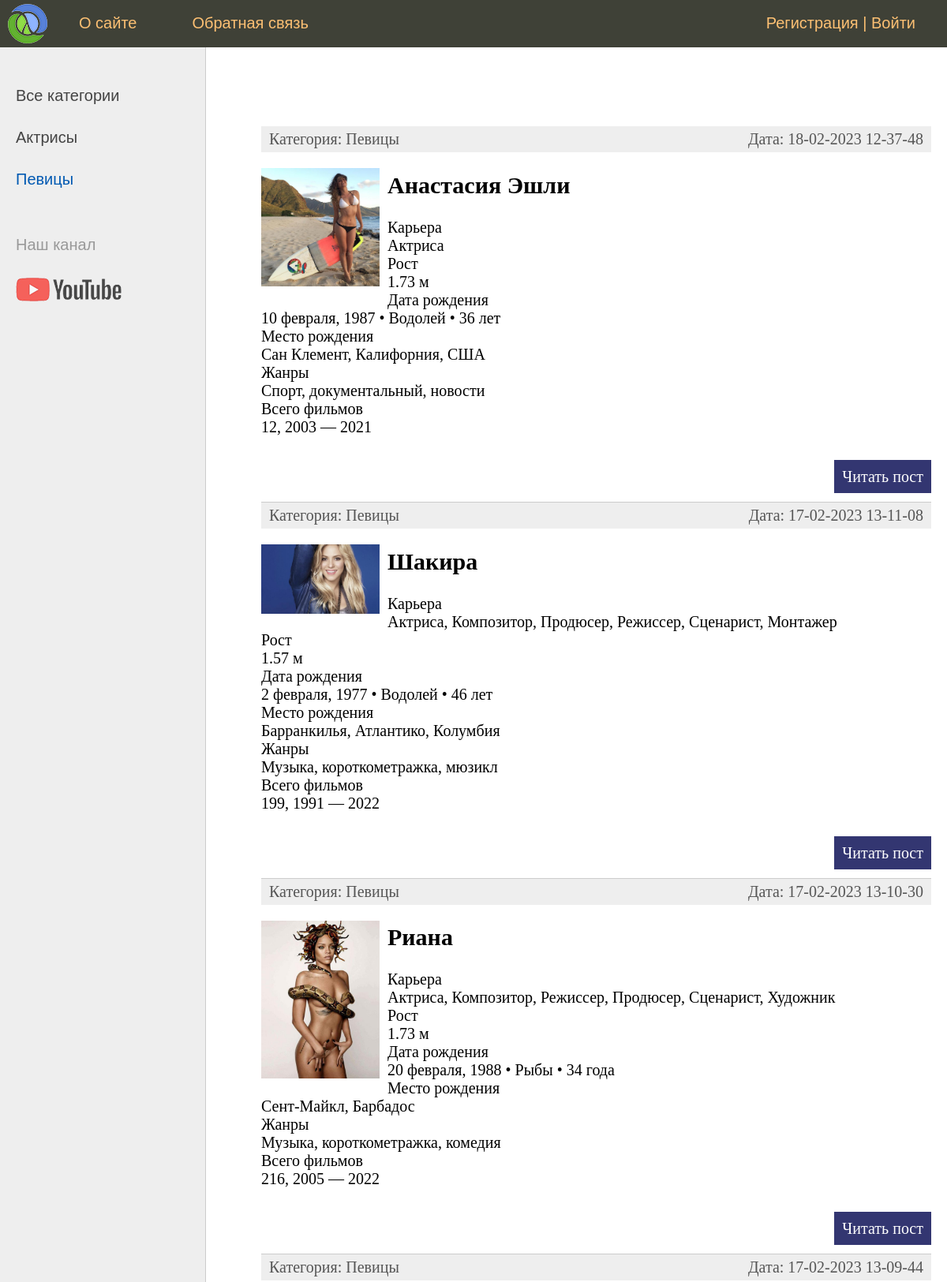
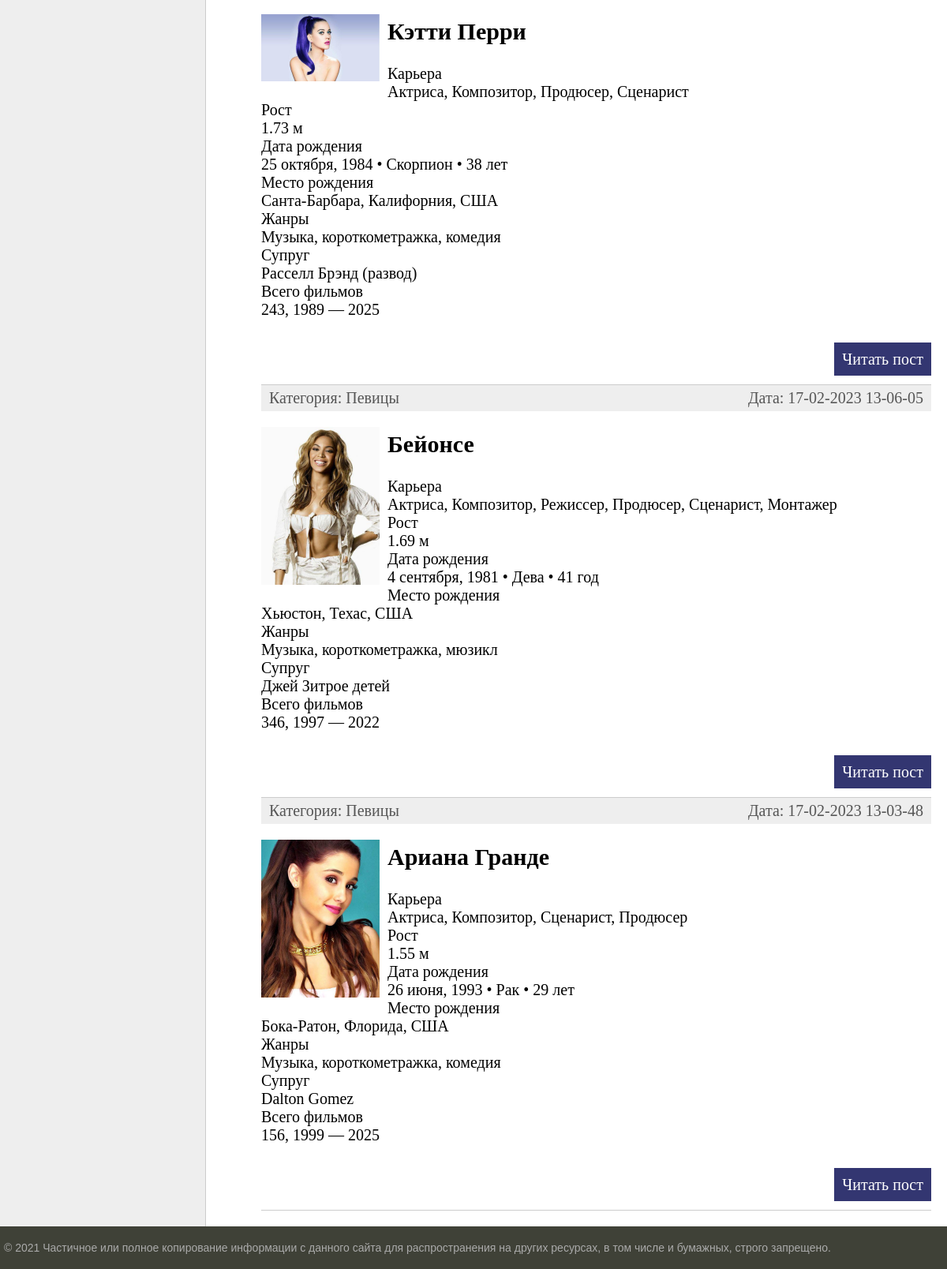
Screenshot of /category/pevicy/ with the database file from the repository (2 pictures, top to bottom).
### women/models.py (models this page shows, shortened)
class Category(models.Model):
    name = models.CharField(max_length=100, db_index=True, verbose_name="Категория")
    slug = models.SlugField(max_length=255, unique=True, db_index=True, verbose_name="URL")
    def __str__(self):
        return self.name
    def get_absolute_url(self):
        return reverse('category', kwargs={'cat_slug': self.slug})
    class Meta:
        verbose_name = 'Категория'
        verbose_name_plural = 'Категории'
        ordering = ['id']

class Women(models.Model):
    title = models.CharField(max_length=255, verbose_name="Заголовок")
    slug = models.SlugField(max_length=255, unique=True, db_index=True, verbose_name="URL")
    content = models.TextField(blank=True, verbose_name="Текст статьи")
    photo = models.ImageField(upload_to="photos/%Y/%m/%d/", verbose_name="Фото")
    time_create = models.DateTimeField(auto_now_add=True, verbose_name="Время создания")
    time_update = models.DateTimeField(auto_now=True, verbose_name="Время изменения")
    is_published = models.BooleanField(default=True, verbose_name="Публикация")
    cat = models.ForeignKey('Category', on_delete=models.PROTECT, verbose_name="Категории")
    def get_absolute_url(self):
        return reverse('post', kwargs={'post_slug': self.slug})
    class Meta:
        verbose_name = 'Известные женщины'
        verbose_name_plural = 'Известные женщины'
        ordering = ['-time_create', 'title']

### women/views.py (the view)
# urls.py: path('category/<slug:cat_slug>/', WomenCategory.as_view(), name='category'),
class WomenCategory(DataMixin, ListView):
    model = Women
    template_name = 'women/index.html'
    context_object_name = 'posts'
    allow_empty = False
    def get_queryset(self):
        return Women.objects.filter(cat__slug=self.kwargs['cat_slug'], is_published=True).select_related('cat')
    def get_context_data(self, *, object_list=None, **kwargs):
        context = super().get_context_data(**kwargs)
        c = Category.objects.get(slug=self.kwargs['cat_slug'])
        c_def = self.get_user_contex(title="категория -" + str(c.name),\
                cat_selected=c.pk)
        return dict(list(context.items()) + list(c_def.items()))

### women/utils.py (called while the page is built)
    def get_user_contex(self, **kwargs):
        context = kwargs
        cats = Category.objects.annotate(Count('women'))
        user_menu = menu.copy()
        if not self.request.user.is_authenticated:
            user_menu.pop(1)
        context['menu'] = user_menu
        context['cats'] = cats
        if 'cat_selected' not in context:
            context['cat_selected'] = 0
        return context

### women/templates/women/index.html (shortened to what this page needs)
{% extends 'women/base.html' %}
{% block content %}
<ul class="list-articles">
	{% for p in posts %}
		<li><div class="article-panel">
			<p class="first">Категория: {{p.cat}}</p>
			<p class="last">Дата: {{p.time_update|date:"d-m-Y H-i-s"}}</p>
		</div>
{% if p.photo %}
			<p><img class="img-article-left thumb" src="{{p.photo.url}}"></p>
{% endif %}
			<h2>{{p.title}}</h2>
	{% autoescape on %}
	{{p.content|linebreaks|truncatewords:50}}
	{% endautoescape %}
			<p class="link-read-post"><a href="{{ p.get_absolute_url }}">Читать пост</a></p>
			</li>
	{% endfor %}
</ul>
{% endblock %}

### women/templates/women/base.html (shortened to what this page needs)
{% load static %}
{% load women_tags %}
<!DOCTYPE html>
<html>
<head>
	<link type="text/css" href="{% static 'women/css/styles.css' %}" rel="stylesheet" />
</head>
<body>
<table class="table-page" border=0 cellpadding="0" cellspacing="0">
<tr><td valign=top>
{% block mainmenu %}
		<div class="header">
			<ul id="mainmenu" class="mainmenu">
			<li class="logo"><a href="{% url 'home' %}"><div class="logo"></div></a></li>
{% for m in menu %}
	<li><a href="{% url m.url_name %}">{{m.title}}</a></li>
{% endfor %}
	{% if request.user.is_authenticated %}
		<li class="last">{{user.username}} | <a href="{% url 'logout' %}">Выйти</a></li>
	{% else %}
		<li class="last"><a href="{% url 'register' %}">Регистрация</a> | <a href="{% url 'login' %}">Войти</a></li>
	{% endif %}
			</ul>
		</div>
{% endblock mainmenu %}
<table class="table-content" border=0 cellpadding="0" cellspacing="0">
<tr>
	<td valign="top" class="left-chapters">
	<ul id="leftchapters">
{% if cat_selected == 0 %}
		<li class="selected">Все категории</li>
{% else %}
		<li><a href="{% url 'home' %}">Все категории</a></li>
{% endif %}
{% for c in cats %}
{% if c.women__count > 0 %}
	{% if c.pk == cat_selected %}
		<li class="selected">{{c.name}}</li>
	{% else %}
		<li><a href="{{ c.get_absolute_url }}">{{c.name}}</a></li>
	{% endif %}
{% endif %}
{% endfor %}
		<li class="share">
		<p>Наш канал</p>
		<a class="share-yt" href="https://www.youtube.com/channel/UClJzWfGWuGJL2t-3dYKcHTA/playlists" target="_blank" rel="nofollow"></a>
		</li>
	</ul>
</td>
<td valign="top" class="content">
	<div class="content-text">
{% block content %}
{% endblock %}
	</div>
</td></tr></table>
</td></tr>
<tr><td valign=top>
	<div id="footer">
		<p>&copy; 2021 Частичное или полное копирование информации с данного сайта для распространения на других ресурсах, в том числе и бумажных, строго запрещено.</p>
	</div>
</td></tr></table>
</body>
</html>

### women/static/women/css/styles.css (style rules this page uses)
html, body { font-family: 'Arial'; margin: 0; padding: 0; height: 100%; width: 100%; color: #444; }
a { color: #0059b2; text-decoration: none; }
img { max-width: 600px; height: auto; }
img.img-article-left { max-width: 300px; height: auto; float: left; padding: 0 10px 10px 0; }
img.img-article-left.thumb { max-width: 150px; height: auto; }
p.link-read-post { text-align: right; }
p.link-read-post a { padding: 10px; min-width: 100px; background: #333671; color: #fff; text-decoration: none; }
div.article-panel { background: #eee; padding: 5px 10px 5px 10px; box-sizing: border-box; overflow: hidden; color: #555; }
div.article-panel p.first { margin: 0; float: left; }
div.article-panel p.last { margin: 0; float: right; }
ul.list-articles { list-style: none; margin: 0; padding: 0; }
ul.list-articles li { border-bottom: 1px solid #ccc; }
.table-page { width: 100%; height: 100%; vertical-align: top; }
.table-page tr { height: 100%; }
.header { background: #3F4137; height: 60px; }
.logo { background: url('../images/logo.png') no-repeat 10px 5px; width: 70px; height: 60px; }
ul.mainmenu { list-style: none; margin: 0; padding: 0; height: 60px; color: #fdc073; font-size: 20px; overflow: hidden; }
ul.mainmenu li { float: left; margin: 18px 40px 0 30px; }
ul.mainmenu li.logo { margin: 0; }
ul.mainmenu li.last { float: right; }
ul.mainmenu li a { color: #fdc073; text-decoration: none; }
.table-content { width: 100%; min-height: 100%; height: 100%; }
.left-chapters { margin: 0; background: #eee; border-right: 1px solid #ccc; min-height: 100%; }
.left-chapters ul { width: 230px; min-height: 100%; margin: 0; padding: 20px 10px 10px 20px; list-style: none; font-size: 20px; }
.left-chapters ul li { margin: 30px 0 0 0; color: #999; }
.left-chapters ul li.selected { color: #0059b2; }
.left-chapters ul li a { color: #444; text-decoration: none; }
.left-chapters ul li.share { margin: 60px 0 0 0; }
.left-chapters ul li.share p { margin: 30px 0 30px 0; }
.left-chapters ul li.share a { display: inline-block; width: 40px; height: 40px; margin: 0 20px 0 0; }
.left-chapters ul li.share a.share-yt { width: 100%; height: 30px; background: url('../images/share_yt.png') no-repeat 0 0 }
.content { padding: 40px 20px 20px 40px; width: 100%; box-sizing: border-box; }
.content-text { margin: 60px 0 0 30px; color: #000; font-size: 20px; font-family: Yandex Sans Display Light; }
#footer { box-sizing: border-box; background: #3F4137; padding: 5px; color: #aaa; font-size: 14px; font-family: Verdana, Geneva, Arial, Helvetica; text-align: left; overflow: hidden; }

### rows the page displays
Category: name "Актрисы"
Category: name "Певицы"
Women: cat "Певицы", time_update "18-02-2023 12-37-48", photo (picture), title "Анастасия Эшли", content "Карьера Актриса Рост 1.73 м Дата рождения 10 февраля, 1987 • Водолей • 36 лет Место рождения Сан Клемент, Калифорния, США Жанры Спорт, документальный, новости Всего фильмов 12, 2003 — 2021"
Women: cat "Певицы", time_update "17-02-2023 13-11-08", photo (picture), title "Шакира", content "Карьера Актриса, Композитор, Продюсер, Режиссер, Сценарист, Монтажер Рост 1.57 м Дата рождения 2 февраля, 1977 • Водолей • 46 лет Место рождения Барранкилья, Атлантико, Колумбия Жанры Музыка, короткометражка, мюзикл Всего фильмов 199, 1991 — 2022"
Women: cat "Певицы", time_update "17-02-2023 13-10-30", photo (picture), title "Риана", content "Карьера Актриса, Композитор, Режиссер, Продюсер, Сценарист, Художник Рост 1.73 м Дата рождения 20 февраля, 1988 • Рыбы • 34 года Место рождения Сент-Майкл, Барбадос Жанры Музыка, короткометражка, комедия Всего фильмов 216, 2005 — 2022"
Women: cat "Певицы", time_update "17-02-2023 13-09-44", photo (picture), title "Кэтти Перри", content "Карьера Актриса, Композитор, Продюсер, Сценарист Рост 1.73 м Дата рождения 25 октября, 1984 • Скорпион • 38 лет Место рождения Санта-Барбара, Калифорния, США Жанры Музыка, короткометражка, комедия Супруг Расселл Брэнд (развод) Всего фильмов 243, 1989 — 2025"
Women: cat "Певицы", time_update "17-02-2023 13-06-05", photo (picture), title "Бейонсе", content "Карьера Актриса, Композитор, Режиссер, Продюсер, Сценарист, Монтажер Рост 1.69 м Дата рождения 4 сентября, 1981 • Дева • 41 год Место рождения Хьюстон, Техас, США Жанры Музыка, короткометражка, мюзикл Супруг Джей Зитрое детей Всего фильмов 346, 1997 — 2022"
Women: cat "Певицы", time_update "17-02-2023 13-03-48", photo (picture), title "Ариана Гранде", content "Карьера Актриса, Композитор, Сценарист, Продюсер Рост 1.55 м Дата рождения 26 июня, 1993 • Рак • 29 лет Место рождения Бока-Ратон, Флорида, США Жанры Музыка, короткометражка, комедия Супруг Dalton Gomez Всего фильмов 156, 1999 — 2025"

### other values shown
{{ m.title }} "О сайте" "Обратная связь"
